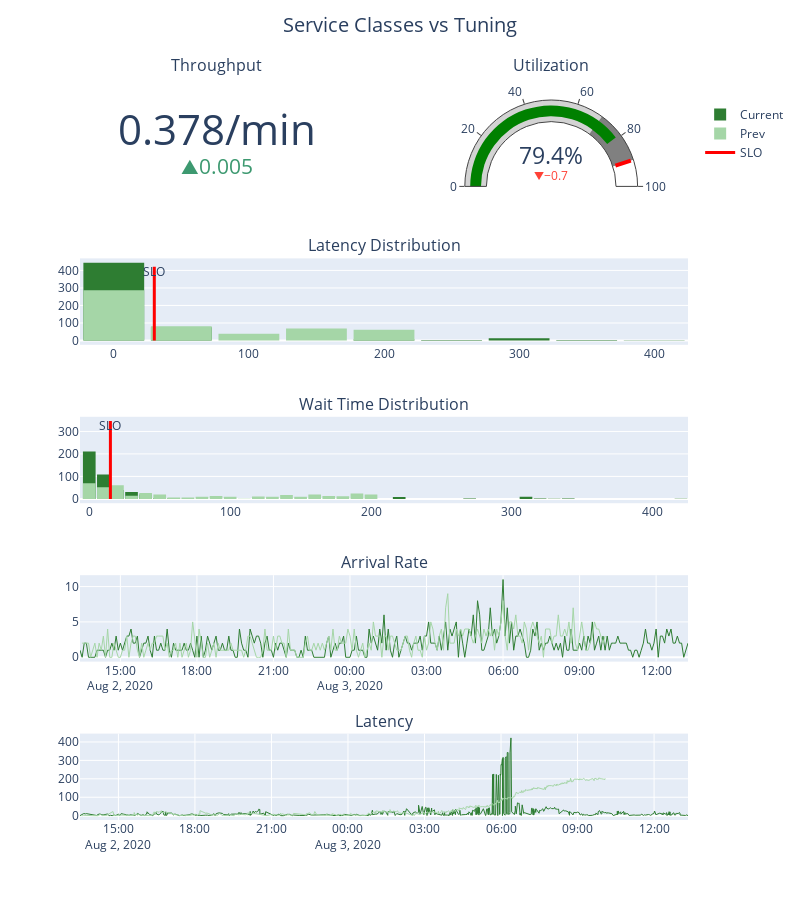
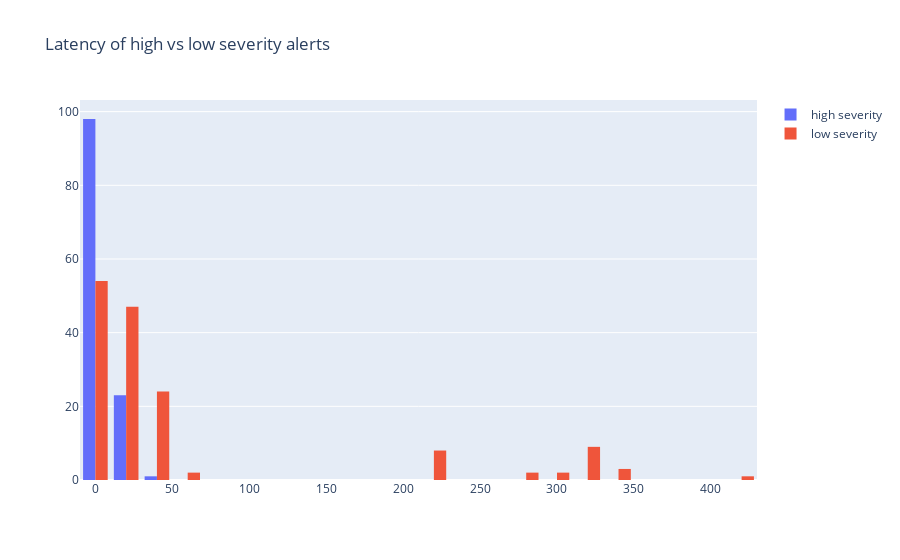

The notebook cell these images were saved under, in order:
### Code cell
dashboard = build_dashboard(Q_svc_cls, prev_q=Q_tuning, show_slo=True, title='Service Classes vs Tuning')
dashboard.show()

df = build_df(Q_svc_cls)

fig = go.Figure(data=[
    go.Histogram(x=df[df['customer_class'] == 0]['latency'], name='high severity'),
    go.Histogram(x=df[df['customer_class'] == 2]['latency'], name='low severity')])
fig.update_layout(title='Latency of high vs low severity alerts')
fig.show()

### Figure 1 — Plotly figure (JSON) as saved in the notebook; plotly's stock layout.template omitted (floating-point values rounded to 4 significant figures; data arrays with more than 128 entries replaced by an {"elided": "..."} marker saying what was removed)
{"data": [{"delta": {"position": "bottom", "reference": 0.3728}, "domain": {"x": [0, 0.45], "y": [0.88, 1]}, "mode": "number+delta", "number": {"suffix": "/min"}, "type": "indicator", "value": 0.3775}, {"delta": {"position": "bottom", "reference": 80.02}, "domain": {"x": [0.55, 1], "y": [0.88, 1]}, "gauge": {"axis": {"range": [0, 100]}, "steps": [{"color": "lightgray", "range": [0, 70]}, {"color": "gray", "range": [70, 90]}], "threshold": {"line": {"color": "red", "width": 4}, "thickness": 0.75, "value": 90}}, "mode": "gauge+number+delta", "number": {"suffix": "%"}, "type": "indicator", "value": 79.37}, {"bingroup": "1", "marker": {"color": "#2E7D32"}, "name": "Current", "nbinsx": 20, "type": "histogram", "x": {"elided": "544 float values"}, "xaxis": "x", "yaxis": "y"}, {"bingroup": "2", "marker": {"color": "#2E7D32"}, "name": "Current", "showlegend": false, "type": "histogram", "x": {"elided": "444 float values"}, "xaxis": "x2", "yaxis": "y2"}, {"line": {"color": "#2E7D32", "width": 1}, "showlegend": false, "type": "scatter", "x": {"elided": "287 str values"}, "xaxis": "x3", "y": {"elided": "287 int values"}, "yaxis": "y3"}, {"line": {"color": "#2E7D32", "width": 1}, "showlegend": false, "type": "scatter", "x": {"elided": "544 str values"}, "xaxis": "x4", "y": {"elided": "544 float values"}, "yaxis": "y4"}, {"bingroup": "1", "marker": {"color": "#A5D6A7"}, "name": "Prev", "nbinsx": 20, "type": "histogram", "x": {"elided": "537 float values"}, "xaxis": "x", "yaxis": "y"}, {"bingroup": "2", "marker": {"color": "#A5D6A7"}, "name": "Prev", "showlegend": false, "type": "histogram", "x": {"elided": "420 float values"}, "xaxis": "x2", "yaxis": "y2"}, {"line": {"color": "#A5D6A7", "width": 1}, "showlegend": false, "type": "scatter", "x": {"elided": "247 str values"}, "xaxis": "x3", "y": {"elided": "247 int values"}, "yaxis": "y3"}, {"line": {"color": "#A5D6A7", "width": 1}, "showlegend": false, "type": "scatter", "x": {"elided": "537 str values"}, "xaxis": "x4", "y": {"elided": "537 float values"}, "yaxis": "y4"}, {"line": {"color": "red", "width": 3}, "mode": "lines+text", "name": "SLO", "showlegend": true, "text": [null, "SLO"], "textposition": "bottom center", "type": "scatter", "x": [30, 30], "xaxis": "x", "y": [0, 421], "yaxis": "y"}, {"line": {"color": "red", "width": 3}, "mode": "lines+text", "name": "SLO", "showlegend": false, "text": [null, "SLO"], "textposition": "bottom center", "type": "scatter", "x": [15, 15], "xaxis": "x2", "y": [0, 346], "yaxis": "y2"}], "layout": {"annotations": [{"font": {"size": 16}, "showarrow": false, "text": "Throughput", "x": 0.225, "xanchor": "center", "xref": "paper", "y": 1.03, "yanchor": "bottom", "yref": "paper"}, {"font": {"size": 16}, "showarrow": false, "text": "Utilization", "x": 0.775, "xanchor": "center", "xref": "paper", "y": 1.03, "yanchor": "bottom", "yref": "paper"}, {"font": {"size": 16}, "showarrow": false, "text": "Latency Distribution", "x": 0.5, "xanchor": "center", "xref": "paper", "y": 0.78, "yanchor": "bottom", "yref": "paper"}, {"font": {"size": 16}, "showarrow": false, "text": "Wait Time Distribution", "x": 0.5, "xanchor": "center", "xref": "paper", "y": 0.56, "yanchor": "bottom", "yref": "paper"}, {"font": {"size": 16}, "showarrow": false, "text": "Arrival Rate", "x": 0.5, "xanchor": "center", "xref": "paper", "y": 0.34, "yanchor": "bottom", "yref": "paper"}, {"font": {"size": 16}, "showarrow": false, "text": "Latency", "x": 0.5, "xanchor": "center", "xref": "paper", "y": 0.12, "yanchor": "bottom", "yref": "paper"}], "bargap": 0.1, "barmode": "overlay", "height": 900, "title": {"font": {"size": 20}, "text": "Service Classes vs Tuning", "x": 0.5, "xanchor": "center", "y": 0.98, "yanchor": "top"}, "width": 800, "xaxis": {"anchor": "y", "domain": [0, 1]}, "xaxis2": {"anchor": "y2", "domain": [0, 1]}, "xaxis3": {"anchor": "y3", "domain": [0, 1]}, "xaxis4": {"anchor": "y4", "domain": [0, 1]}, "yaxis": {"anchor": "x", "domain": [0.66, 0.78]}, "yaxis2": {"anchor": "x2", "domain": [0.44, 0.56]}, "yaxis3": {"anchor": "x3", "domain": [0.22, 0.34]}, "yaxis4": {"anchor": "x4", "domain": [0, 0.12]}}}

### Figure 2 — Plotly figure (JSON) as saved in the notebook; plotly's stock layout.template omitted (floating-point values rounded to 4 significant figures; data arrays with more than 128 entries replaced by an {"elided": "..."} marker saying what was removed)
{"data": [{"name": "high severity", "type": "histogram", "x": [9.288, 9.11, 0.5487, 2.096, 8.063, 0.9773, 1.427, 4.366, 4.621, 1.353, 0.7137, 1.462, 2.89, 12.86, 7.076, 8.346, 4.051, 2.719, 3.333, 4.617, 1.263, 4.922, 8.171, 2.005, 3.543, 6.249, 8.233, 9.385, 18.06, 2.519, 0.2067, 8.925, 1.87, 0.9366, 7.363, 5.776, 12.08, 21.39, 11.51, 7.08, 1.789, 16.68, 6.944, 7.813, 20.02, 1.011, 4.161, 4.583, 8.87, 2.82, 0.4448, 3.879, 5.409, 11.05, 4.797, 6.287, 6.925, 6.499, 2.023, 3.156, 5.656, 7.895, 0.3797, 11.06, 2.725, 5.685, 6.069, 10.08, 3.289, 13.04, 1.154, 33.87, 12.09, 16.55, 5.835, 5.493, 8.464, 4.41, 3.185, 17.67, 13.29, 10.28, 2.23, 4.013, 3.597, 0.6553, 3.134, 0.9501, 5.736, 7.971, 10.93, 0.6049, 5.084, 10.51, 8.192, 5.204, 17.13, 8.69, 1.265, 2.609, 4.843, 5.39, 6.476, 1.822, 17.95, 4.174, 5.883, 11.92, 7.464, 3.603, 0.7545, 3.921, 3.032, 2.554, 5.771, 11.2, 3.791, 4.349, 13.47, 3.403, 4.491, 0.8125]}, {"name": "low severity", "type": "histogram", "x": {"elided": "152 float values"}}], "layout": {"title": {"text": "Latency of high vs low severity alerts"}}}
